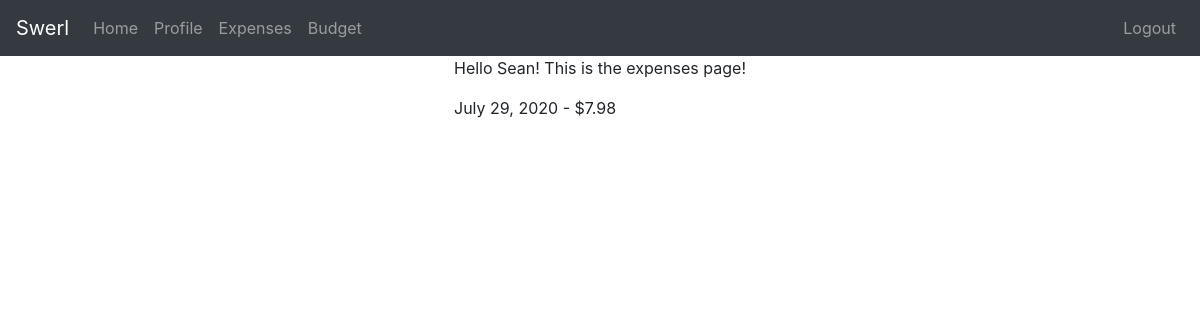
Page /expenses/ (signed in) on the earlier database version.
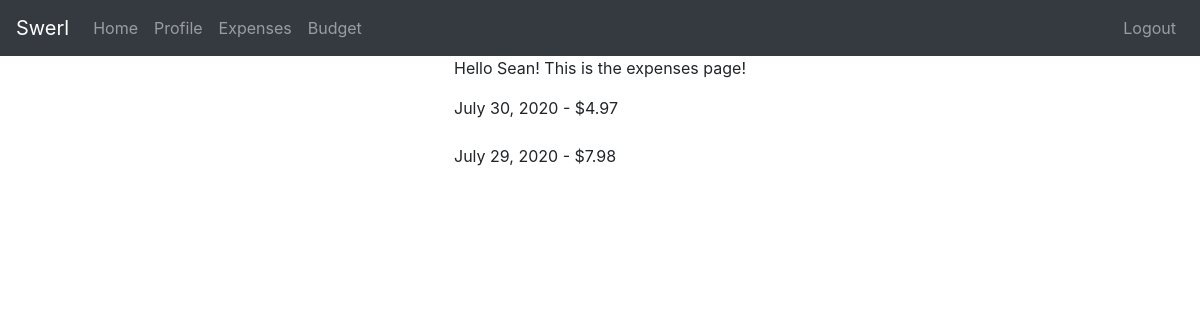
Same page on the later database version.
### expenses/models.py (models this page shows)
class Expense(models.Model):
    amount = models.DecimalField(max_digits=11, decimal_places=2)
    expense_date = models.DateField(default=datetime.now, blank=True)
    description = models.CharField(max_length=100, blank=True)
    expense_type = models.CharField(max_length=100)
    author = models.ForeignKey(settings.AUTH_USER_MODEL, on_delete=models.CASCADE)

### expenses/views.py (the view)
# urls.py: path("expenses/", expenses_page, name="expenses_page"),
def expenses_page(request):
    author_id = request.user.id
    user_expenses = Expense.objects.filter(author=author_id).order_by("-expense_date")[:10]
    user_name = request.user.username
    context = {
        "user_expenses": user_expenses,
        "user_name": user_name,
    }
    return render(request, "expenses/expenses.html", context)

### budget/templates/expenses/expenses.html (shortened to what this page needs)
{% extends "base.html" %}
{% block content %}
<p>Hello {{ user_name }}! This is the expenses page!</p>
{% for user_expense in user_expenses %}
    {{ user_expense.expense_date }} - ${{ user_expense.amount }}
    <br><br>
{% endfor %}
{% endblock content %}

### budget/templates/base.html (shortened to what this page needs)
<!DOCTYPE html>
<html lang="en">
<head>
    <link rel="stylesheet"
          href="https://stackpath.bootstrapcdn.com/bootstrap/4.5.0/css/bootstrap.min.css"
    >
</head>
<body>
    {% include "partials/_navbar.html" %}
    <div class="container">
        <div class="row">
            <div class="col-md-auto m-auto">
                {% block content %}{% endblock content %}
            </div>
        </div>
    </div>
</body>
</html>

### budget/templates/partials/_navbar.html (shortened to what this page needs)
<nav class="navbar navbar-expand-lg navbar-dark bg-dark">
    <a class="navbar-brand" href="/">Swerl</a>
    <div class="collapse navbar-collapse">
        <ul class="navbar-nav mr-auto">
            <li class="nav-item"><a class="nav-link" href="/">Home</a></li>
            <li class="nav-item"><a class="nav-link" href="#">Profile</a></li>
            <li class="nav-item"><a class="nav-link" href="/expenses">Expenses</a></li>
            <li class="nav-item"><a class="nav-link" href="#">Budget</a></li>
        </ul>
    </div>
    <div class="collapse navbar-collapse" id="navbarNav">
        <ul class="navbar-nav ml-auto">
            {% if user.is_authenticated %}
                <li class="nav-item">
                    <a class="nav-link" href="/logout">Logout</a>
                </li>
            {% endif %}
        </ul>
    </div>
</nav>

Differences in the rows shown:
added Expense: expense_date "July 30, 2020", amount "4.97"
